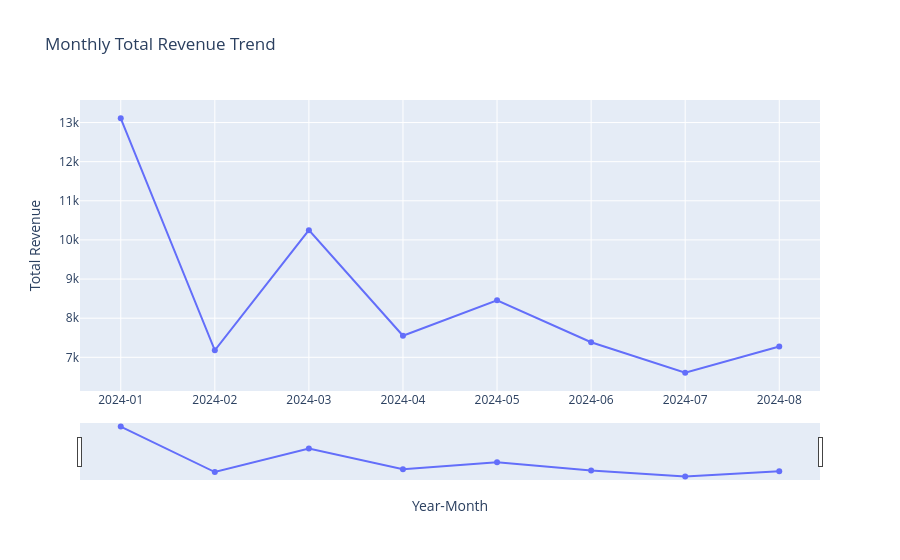

Write notebook code for a chart like this one.
### Code cell
# Question 2: Are there seasonal patterns in total revenue across different months?

# Aggregate monthly revenue
monthly_revenue = (
    df.groupby(['Year', 'Month'])['Total Revenue']
      .sum()
      .reset_index()
)

# Create a Year-Month column for plotting
monthly_revenue['Year-Month'] = (
    monthly_revenue['Year'].astype(str) + '-' +
    monthly_revenue['Month'].astype(str).str.zfill(2)
)

fig = px.line(
    monthly_revenue,
    x='Year-Month',
    y='Total Revenue',
    markers=True,
    title='Monthly Total Revenue Trend'
)

# tooltip formatting
fig.update_traces(
    hovertemplate='Month: %{x}<br>Total Revenue: %{y:.2f}<extra></extra>'
)

fig.update_layout(
    xaxis_title='Year-Month',
    yaxis_title='Total Revenue',
    xaxis=dict(
        rangeslider=dict(visible=True),  # Range slider
        type='category'
    )
)

fig.show()

### Figure 1 — Plotly figure (JSON) as saved in the notebook; plotly's stock layout.template omitted (floating-point values rounded to 4 significant figures)
{"data": [{"hovertemplate": "Month: %{x}<br>Total Revenue: %{y:.2f}<extra></extra>", "legendgroup": "", "line": {"color": "#636efa", "dash": "solid"}, "marker": {"symbol": "circle"}, "mode": "lines+markers", "name": "", "orientation": "v", "showlegend": false, "type": "scatter", "x": ["2024-01", "2024-02", "2024-03", "2024-04", "2024-05", "2024-06", "2024-07", "2024-08"], "xaxis": "x", "y": [13110.0, 7178.0, 10250.0, 7552.0, 8455.0, 7385.0, 6607.0, 7278.0], "yaxis": "y"}], "layout": {"legend": {"tracegroupgap": 0}, "title": {"text": "Monthly Total Revenue Trend"}, "xaxis": {"anchor": "y", "domain": [0, 1], "rangeslider": {"visible": true}, "title": {"text": "Year-Month"}, "type": "category"}, "yaxis": {"anchor": "x", "domain": [0, 1], "title": {"text": "Total Revenue"}}}}
